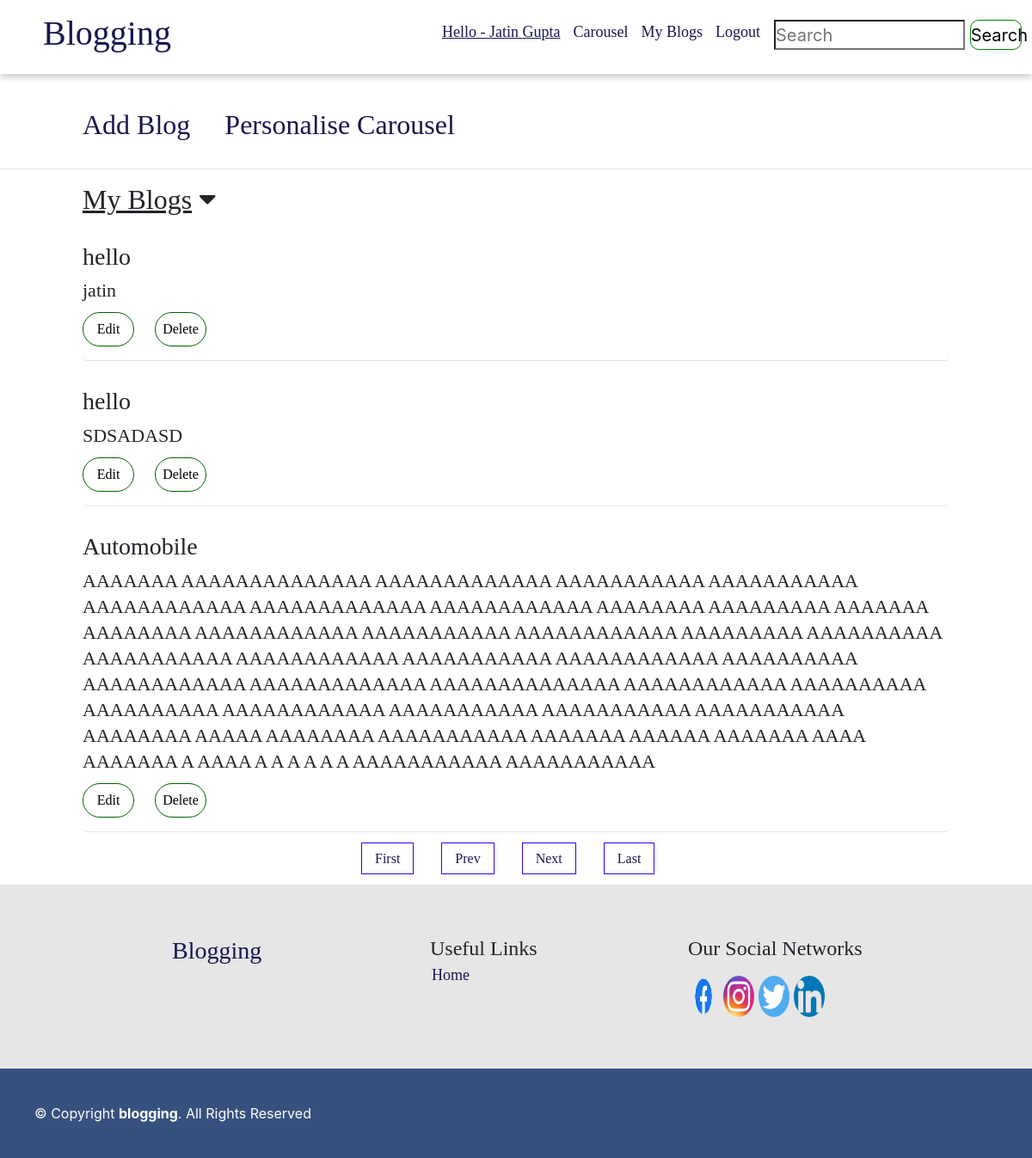
The page /blogslogin.php (signed in) on the database its author committed.
### tables this page shows
CREATE TABLE `blog` (
  `id` int(11) NOT NULL,
  `userid` int(20) NOT NULL,
  `Heading` varchar(50) NOT NULL,
  `image` varchar(225) NOT NULL,
  `content` varchar(2000) NOT NULL
);

### blogslogin.php (the view, shortened to what this page needs)
<?php
include_once 'header.php';
include ("connection.php");
?>
    <div class="addblog">
        <h2><a href="createblog.php">Add Blog</a></h2>
        <h2><a href="personalisedcarousel.php">Personalise Carousel</a></h2>
    </div>
    <hr>
    <div class="myblog">
        <h2><u>My Blogs</u> <i class="fas fa-caret-down"></i></h2>
    </div>
<?php
    if ($_SESSION['email'] == "admin@gmail.com")
    {
        $sql = "select * from blog ORDER BY id DESC";
        $result = $conn->query($sql);
        if ($result->num_rows > 0)
        {
            while ($row = mysqli_fetch_assoc($result))
            {
            $heading = $row['Heading'];
            $content = $row['content'];
?>
            <div class="blogbox">
                    <h3><?php echo $heading; ?></h3>
                    <p>
<?php
                    {
                        $content = substr($content, 0, 150);
                        echo $content;
                    }
?>
                    </p>
            </div>
<?php
            }
        }
        else
        {
?>
            <div class="">
                <h5>You have not added any Blog yet.</h5>
                <p>(To create click on the Add Blog button above.)</p>
            </div>
<?php
        }
    }
    else
    {
        $email = $_SESSION['email'];
        $sql1 = "select * from user where emailid = '$email'";
        $result1 = $conn->query($sql1);
        if ($result1->num_rows > 0)
        {
            while ($row1 = mysqli_fetch_assoc($result1))
            {
                $id = $row1['id'];
            }
        }
        if (isset($_GET['pageno'])) {
            $pageno = $_GET['pageno'];
        }
        else
        {
            $pageno = 1;
        }
        $no_of_records_per_page = 5;
        $offset = ($pageno-1) * $no_of_records_per_page;
        $sql = "select id, Heading, content FROM blog where userid=$id ORDER BY id DESC LIMIT $offset, $no_of_records_per_page";
        $total_pages_sql = "SELECT COUNT(*) FROM blog where userid=$id";
        $result = mysqli_query($conn,$total_pages_sql);
        $total_rows = mysqli_fetch_array($result)[0];
        $total_pages = ceil($total_rows / $no_of_records_per_page);
        $result = $conn->query($sql);
        if ($result->num_rows > 0)
        {
            while ($row = mysqli_fetch_assoc($result))
            {
            $heading = $row['Heading'];
            $content = $row['content'];
            $id = $row['id'];
?>
            <div class="" style="margin-top:20px;">
                <div class="blogbox">
                    <h3><?php echo $heading; ?></h3>
                    <p>
                    <?php
                            echo $content;
                    ?>
                    <div class="editdelete">
                        <div class="editdeletebutton">
                            <a href="editblog.php?id=<?php echo $id;?>">
                            <button type="submit"  class="" name="submit"> Edit </button></a>
                        </div>
                        <div class="editdeletebutton">
                            <a href="deleteblog.php"><button type="submit" class="" name="submit"> Delete </button></a>
                        </div>
                    </div>
                    </p>
                </div>
            </div>
<?php
            }
        }
    }
?>
<div class="paging">
<ul>
        <li><a href="?pageno=1">First</a></li>
        <li class="<?php if($pageno <= 1){ echo 'disabled'; } ?>">
            <a href="<?php if($pageno <= 1){ echo '#'; } else { echo "?pageno=".($pageno - 1); } ?>">Prev</a>
        </li>
        <li class="<?php if($pageno >= $total_pages){ echo 'disabled'; } ?>">
            <a href="<?php if($pageno >= $total_pages){ echo '#'; } else { echo "?pageno=".($pageno + 1); } ?>">Next</a>
        </li>
        <li><a href="?pageno=<?php echo $total_pages; ?>">Last</a></li>
    </ul>
</div>
<?php include 'footer.php'; ?>

### assets/css/main.css (style rules this page uses)
body { font-size: 16px; }
* { margin: 0; padding: 0; }
a { text-decoration: none; color: #171750 !important; }
h1, h2, h3, h4, h5, h6, p, a { font-family: "opensans"; }
.paging ul { display: -webkit-box; display: -ms-flexbox; display: flex; padding-left: 0; list-style: none; width: 35%; margin: 1% 34% 1% 34%; }
.paging ul li { border: 1px solid #2f00ff; margin-left: 1vw; padding: 5px 15px 5px 15px; margin-right: 20px; text-align: center; }
.paging ul a { color: #000000; }
.blogbox { border-bottom: 1px solid #e5e5e5; border-radius: 5px; margin-top: 30px; margin-left: 8vw; margin-right: 8vw; }
.blogbox p { font-size: 22px; line-height: 30px; margin-bottom: 10px; }
.blogbox a { margin-bottom: 50px; }
.addblog { margin-top: 5vh; margin-left: 8vw; margin-bottom: 3vh; display: -webkit-box; display: -ms-flexbox; display: flex; }
.addblog a { margin-right: 5vh; color: #aa39f1; }
.myblog { margin-left: 8vw; margin-top: 2vh; }
.editdelete { display: -webkit-box; display: -ms-flexbox; display: flex; width: 30%; padding-bottom: 2vh; }
.editdeletebutton { height: 30px; margin-right: 2vw; }
.editdeletebutton button { height: 5vh; width: 5vw; font-size: 16px; border-radius: 80px; background-color: white; border: 1px solid darkgreen; }

### rows shown on the page
blog: Heading "hello", content "jatin"
blog: Heading "hello", content "SDSADASD"
blog: Heading "Automobile", content "AAAAAAA AAAAAAAAAAAAAA AAAAAAAAAAAAA AAAAAAAAAAA AAAAAAAAAAA AAAAAAAAAAAA AAAAAAAAAAAAA AAAAAAAAAAAA AAAAAAAA AAAAAAAAA AAAAAAA AAAAAAAA AAAAAAAAAAAA AAAAAAAAAAA AAAAAAAAAAAA AAAAAAAAA AAAAAAAAAA AAAAAAAAAAA AAAAAAAAAAAA AAAAAAAAAAA AAAAAAAAAAAA AAAAAAAAAA AAAAAAAAAAAA AAAAAAAAAAAAA AAAAAAAAAAAAAA AAAAAAAAAAAA AAAAAAAAAA AAAAAAAAAA AAAAAAAAAAAA AAAAAAAAAAA AAAAAAAAAAA AAAAAAAAAAA AAAAAAAA AAAAA AAAAAAAA AAAAAAAAAAA AAAAAAA AAAAAA AAAAAAA AAAA AAAAAAA A AAAA A A A A A A AAAAAAAAAAA AAAAAAAAAAA"

### other values the page prints
$_SESSION['fname'] "Jatin"
$_SESSION['lname'] "Gupta"
